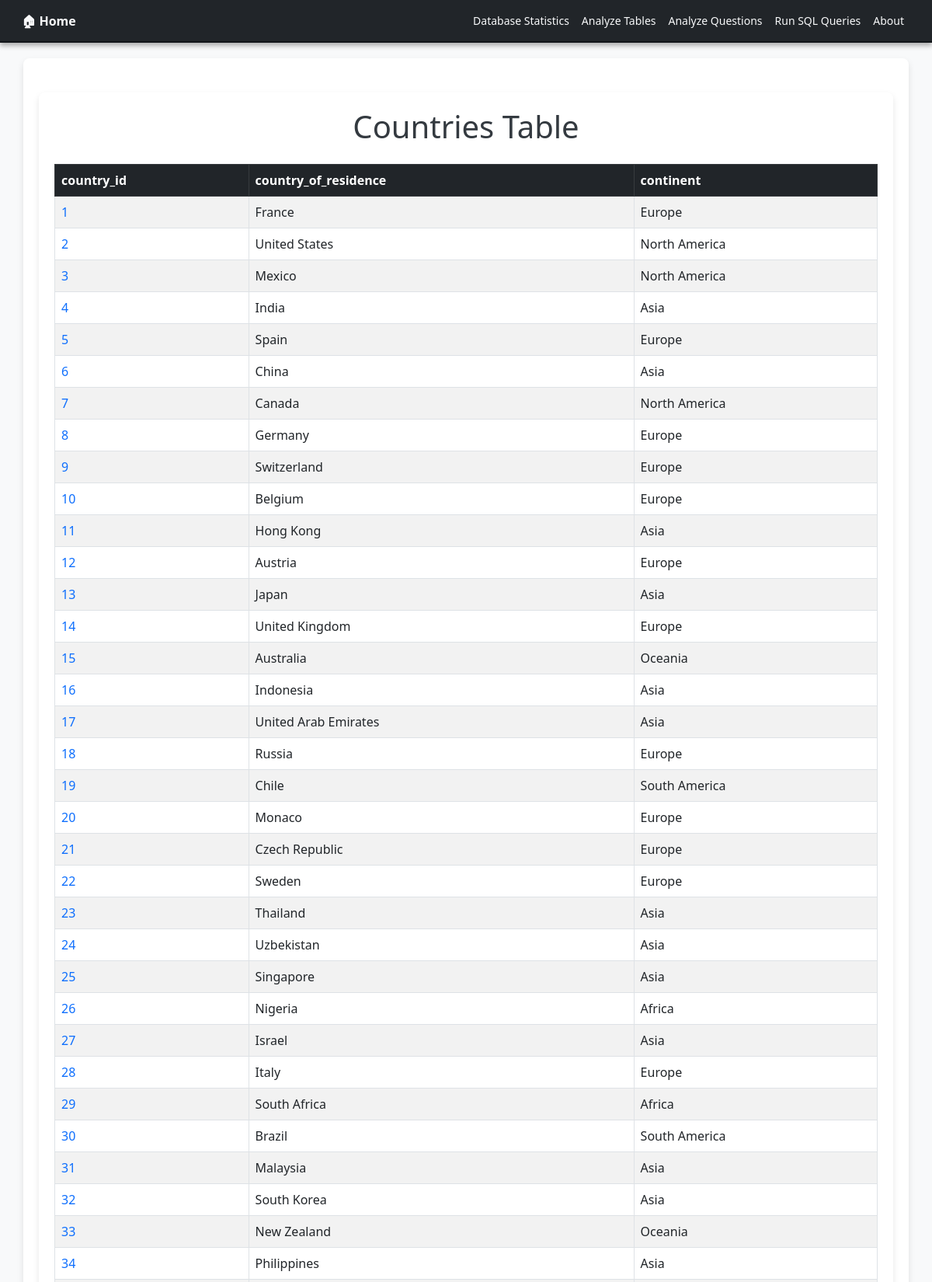
The app's page /countries/ (upper part) with its own data.
### tables this page shows
CREATE TABLE Countries (
            country_id           INTEGER PRIMARY KEY,
            country_of_residence TEXT    NOT NULL,
            continent_id         INTEGER,
            country_latitude     REAL,
            country_longitude    REAL,
            country_pop          INTEGER,
            life_exp             REAL,
            cpi_country          REAL,
            cpi_change           REAL,
            gdp_country          REAL,
            g_primary            REAL,
            g_tertiary           REAL,
            tax_revenue          REAL,
            tax_rate             REAL,
            FOREIGN KEY (
                continent_id
            )
            REFERENCES Continents (continent_id)
        );

CREATE TABLE Continents (
            continent_id INTEGER PRIMARY KEY,
            continent    TEXT
        );

### app.py (the view)
@APP.route('/countries/')
def list_countries():
    global DB
    countries = execute('''
      SELECT c.country_id, c.country_of_residence, c1.continent
      FROM Countries c
      JOIN Continents c1 on c1.continent_id = c.continent_id
      ORDER BY country_id
    ''')
    columns = [desc[0] for desc in DB['cursor'].description]
    references = [dict(zip(columns, row)) for row in DB['cursor'].fetchall()]
    first_key = next(iter(references[0]))
    return render_template('doEverything-list.html', columns=columns, references=references, first_key=first_key)

### app.py (called while the page is built)
def execute(sql,args=None):
  global DB
  sql = re.sub('\s+',' ', sql)
  logging.info('SQL: {} Args: {}'.format(sql,args))
  if args:
    return DB['cursor'].execute(sql, args)
  return DB['cursor'].execute(sql)

### templates/doEverything-list.html
{% extends 'base.html' %}
{% block content %}
<div class="container mt-4">
    <h1 class="text-center mb-4">
        {% if columns[0] == "billionaire_id" %}
            Billionaires Table
        {% elif columns[0] == "city_id" %}
            Cities Table
        {% elif columns[0] == "country_id" %}
            Countries Table
        {% elif columns[0] == "company_id" %}
            Companies Table
        {% elif columns[0] == "state_id" %}
            States Table
        {% elif columns[0] == "industry_id" %}
            Industries Table
        {% else %}
            Data Table
        {% endif %}
    </h1>
    <div class="table-responsive">
        <table class="table table-striped table-bordered">
            <thead class="table-dark">
                <tr>
                    {% for column in columns %}
                        <th>{{ column }}</th>
                    {% endfor %}
                </tr>
            </thead>
            <tbody>
                {% for row in references %}
                    <tr>
                        {% for key, value in row.items() %}
                            {% if key != first_key %}
                                {% if key not in ["city_id", "state_id", "country_id", "continent_id"] %}
                                    {% if key == "billionaire_id" %}
                                        <td><a href="/billionaires/{{ value }}" class="text-decoration-none">{{ value }}</a></td>
                                    {% elif key == "city_of_residence" %}
                                        {% if "city_id" == first_key %}
                                            <td>{{ value }}</td>
                                        {% else %}
                                            <td><a href="/cities/{{ row['city_id'] }}" class="text-decoration-none">{{ value }}</a></td>
                                        {% endif %}
                                    {% elif key == "res_state" %}
                                        {% if "state_id" == first_key %}
                                            <td>{{ value }}</td>
                                        {% else %}
                                            <td><a href="/states/{{ row['state_id'] }}" class="text-decoration-none">{{ value }}</a></td>
                                        {% endif %}
                                    {% elif key == "industry" %}
                                        {% if "industry_id" == first_key %}
                                            <td>{{ value }}</td>
                                        {% else %}
                                            <td><a href="/industries/{{ row['industry_id'] }}" class="text-decoration-none">{{ value }}</a></td>
                                        {% endif %}
                                    {% elif key == "country_of_residence" %}
                                        {% if "country_id" == first_key %}
                                            <td>{{ value }}</td>
                                        {% else %}
                                            <td><a href="/countries/{{ row['country_id'] }}" class="text-decoration-none">{{ value }}</a></td>
                                        {% endif %}
                                    {% elif key == "company_id" %}
                                        <td><a href="/companies/{{ value }}" class="text-decoration-none">{{ value }}</a></td>
                                    {% else %}
                                        <td>{{ value }}</td>
                                    {% endif %}
                                {% endif %}
                            {% else %}
                                {% if key == "billionaire_id" %}
                                    <td><a href="/billionaires/{{ value }}" class="text-decoration-none">{{ value }}</a></td>
                                {% elif key == "city_id" %}
                                    <td><a href="/cities/{{ value }}" class="text-decoration-none">{{ value }}</a></td>
                                {% elif key == "state_id" %}
                                    <td><a href="/states/{{ value }}" class="text-decoration-none">{{ value }}</a></td>
                                {% elif key == "country_id" %}
                                    <td><a href="/countries/{{ value }}" class="text-decoration-none">{{ value }}</a></td>
                                {% elif key == "company_id" %}
                                    <td><a href="/companies/{{ value }}" class="text-decoration-none">{{ value }}</a></td>
                                {% elif key == "industry_id" %}
                                    <td><a href="/industries/{{ value }}" class="text-decoration-none">{{ value }}</a></td>
                                {% else %}
                                    <td>{{ value }}</td>
                                {% endif %}
                            {% endif %}
                        {% endfor %}
                    </tr>
                {% endfor %}
            </tbody>
        </table>
    </div>
</div>
{% endblock %}

### templates/base.html (style rules this page uses)
body { background-color: #f8f9fa; color: #212529; }
.container { background-color: #ffffff; border-radius: 8px; padding: 20px; box-shadow: 0 4px 8px rgba(0, 0, 0, 0.1); margin-top: 20px; margin-bottom: 20px; }
h1, h2, h3, h5 { color: #343a40; }

### records on screen
Countries: row "1", country_of_residence "France", continent "Europe"
Countries: row "2", country_of_residence "United States", continent "North America"
Countries: row "3", country_of_residence "Mexico", continent "North America"
Countries: row "4", country_of_residence "India", continent "Asia"
Countries: row "5", country_of_residence "Spain", continent "Europe"
Countries: row "6", country_of_residence "China", continent "Asia"
Countries: row "7", country_of_residence "Canada", continent "North America"
Countries: row "8", country_of_residence "Germany", continent "Europe"
Countries: row "9", country_of_residence "Switzerland", continent "Europe"
Countries: row "10", country_of_residence "Belgium", continent "Europe"
Countries: row "11", country_of_residence "Hong Kong", continent "Asia"
Countries: row "12", country_of_residence "Austria", continent "Europe"
Countries: row "13", country_of_residence "Japan", continent "Asia"
Countries: row "14", country_of_residence "United Kingdom", continent "Europe"
Countries: row "15", country_of_residence "Australia", continent "Oceania"
Countries: row "16", country_of_residence "Indonesia", continent "Asia"
Countries: row "17", country_of_residence "United Arab Emirates", continent "Asia"
Countries: row "18", country_of_residence "Russia", continent "Europe"
Countries: row "19", country_of_residence "Chile", continent "South America"
Countries: row "20", country_of_residence "Monaco", continent "Europe"
Countries: row "21", country_of_residence "Czech Republic", continent "Europe"
Countries: row "22", country_of_residence "Sweden", continent "Europe"
Countries: row "23", country_of_residence "Thailand", continent "Asia"
Countries: row "24", country_of_residence "Uzbekistan", continent "Asia"
Countries: row "25", country_of_residence "Singapore", continent "Asia"
Countries: row "26", country_of_residence "Nigeria", continent "Africa"
Countries: row "27", country_of_residence "Israel", continent "Asia"
Countries: row "28", country_of_residence "Italy", continent "Europe"
Countries: row "29", country_of_residence "South Africa", continent "Africa"
Countries: row "30", country_of_residence "Brazil", continent "South America"
Countries: row "31", country_of_residence "Malaysia", continent "Asia"
Countries: row "32", country_of_residence "South Korea", continent "Asia"
Countries: row "33", country_of_residence "New Zealand", continent "Oceania"
Countries: row "34", country_of_residence "Philippines", continent "Asia"

### other values on screen
{{ column }} "country_id" "country_of_residence" "continent"
